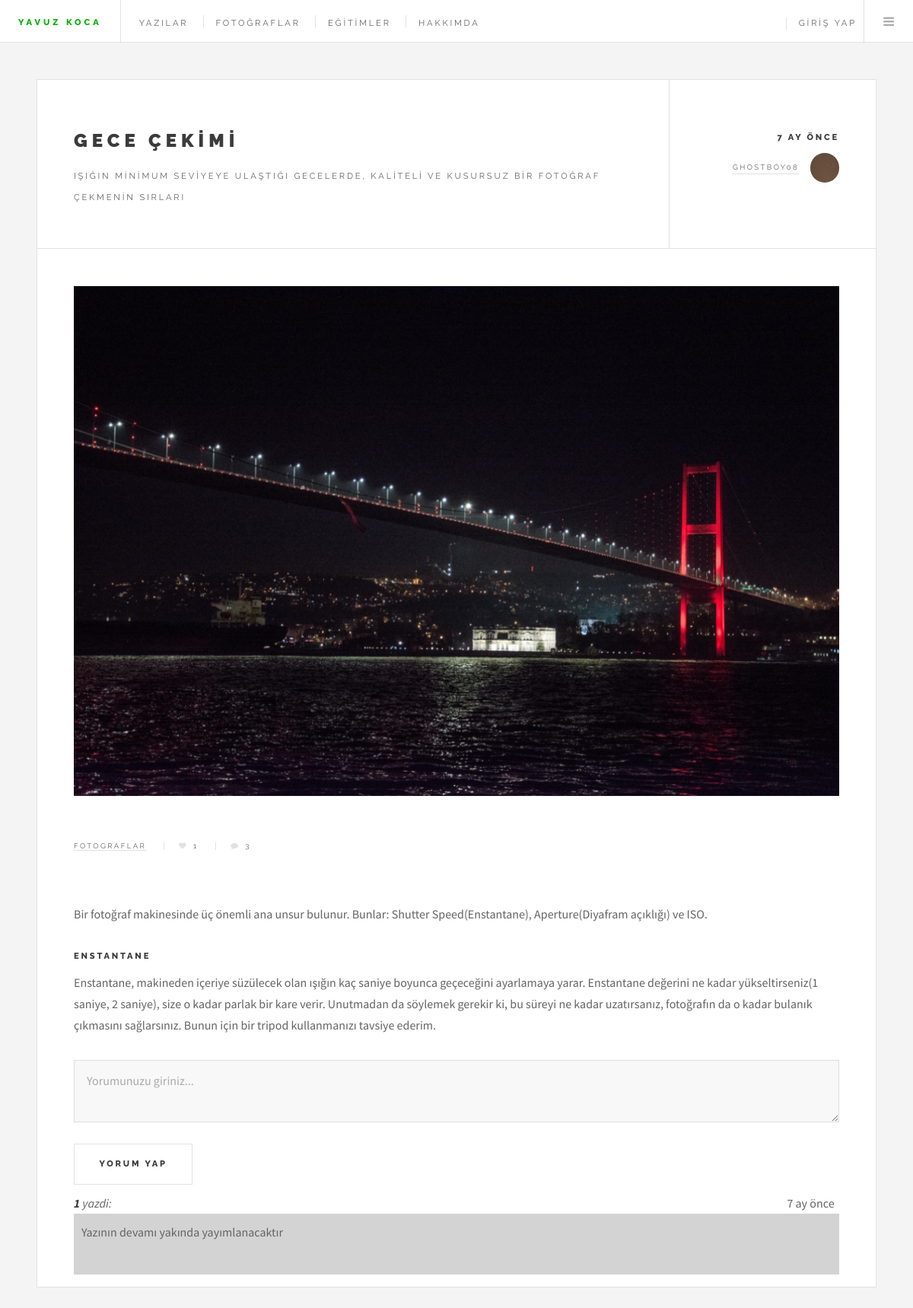
Screenshot of /oku.php?id=33 with the database file from the repository.
### tables this page shows
CREATE TABLE IF NOT EXISTS `yazilar` (
  `id` int(11) NOT NULL AUTO_INCREMENT,
  `baslik` text NOT NULL,
  `alt_baslik` text NOT NULL,
  `icerik` text NOT NULL,
  `yazan` int(11) NOT NULL,
  `tarih` timestamp NOT NULL DEFAULT CURRENT_TIMESTAMP,
  `kategori` int(20) NOT NULL,
  `resim` text,
  PRIMARY KEY (`id`)
);

CREATE TABLE IF NOT EXISTS `kullanicilar` (
  `id` int(11) NOT NULL AUTO_INCREMENT,
  `adi` varchar(45) NOT NULL,
  `sifresi` text NOT NULL,
  `profil_resmi` text NOT NULL,
  `kayit_tarihi` timestamp NOT NULL DEFAULT CURRENT_TIMESTAMP,
  `yetki_id` int(11) NOT NULL,
  PRIMARY KEY (`id`)
);

CREATE TABLE IF NOT EXISTS `kategori` (
  `id` int(11) NOT NULL AUTO_INCREMENT,
  `kategori_adi` text NOT NULL,
  PRIMARY KEY (`id`)
);

CREATE TABLE IF NOT EXISTS `like_table` (
  `id` int(11) NOT NULL AUTO_INCREMENT,
  `yazi_id` int(11) NOT NULL,
  `number` int(11) NOT NULL,
  PRIMARY KEY (`id`)
);

CREATE TABLE IF NOT EXISTS `yorumlar` (
  `id` int(11) NOT NULL AUTO_INCREMENT,
  `kullanici_adi` text NOT NULL,
  `yorum` text NOT NULL,
  `yazi_id` int(11) NOT NULL,
  `zaman` timestamp NOT NULL DEFAULT CURRENT_TIMESTAMP,
  PRIMARY KEY (`id`)
);

### oku.php (the view, shortened to what this page needs)
<?php
$id = $_GET["id"];
include_once("baglanti.php");
include_once("header.php");
$yazi_secme = mysqli_query($con,"SELECT * FROM `yazilar` WHERE `id` ='". mysqli_real_escape_string($con,$id)."'");
if(mysqli_num_rows($yazi_secme) == 0){
	header('Location: error.php');
}
else{
?>
					<div id="main">
						<?php
							while($satir = mysqli_fetch_assoc($yazi_secme)){
								if (!function_exists('yorum_ne_zaman')) {
								function yorum_ne_zaman(){
									$yorum_zamani = $GLOBALS['a'];$yil_ay = explode("-",$yorum_zamani);$new = $yil_ay[2];$gun = explode(" ",$new);
									$asd = $gun[1];$saat_dakika_saniye = explode(":",$asd);$now = date('d-m-Y');$now_gun_ay_yil = explode('-',$now);
									date_default_timezone_set('Asia/Baghdad');$saat = date("H:i:s");$now_saat_dakika_saniye = explode(':',$saat);
										$saniye_farki = $now_saat_dakika_saniye[2]-$saat_dakika_saniye[2];
										if($saniye_farki<0){
											$saniye_farki += 60;
											$now_saat_dakika_saniye[1] -= 1;
										}$dakika_farki = $now_saat_dakika_saniye[1]-$saat_dakika_saniye[1];if($dakika_farki<0){$dakika_farki += 60;$now_saat_dakika_saniye[0] -= 1;}$saat_farki = $now_saat_dakika_saniye[0]-$saat_dakika_saniye[0];
								if($saat_farki<0){$saat_farki += 12;$now_gun_ay_yil[0] -= 1;}$gun_farki = $now_gun_ay_yil[0]-$gun[0];if($gun_farki<0){$gun_farki += 30;
								$now_gun_ay_yil[1] -= 1;}$ay_farki = $now_gun_ay_yil[1]-$yil_ay[1];if($ay_farki<0){$ay_farki += 12;
								$now_gun_ay_yil[2] -= 1;}$yil_farki = $now_gun_ay_yil[2]-$yil_ay[0];if($yil_farki >= 1){echo $yil_farki." yıl önce";}
										else if($ay_farki>=1){
											echo $ay_farki." ay önce";}
										else if($gun_farki>0){
											echo $gun_farki." gün önce";}else if($saat_farki>0){echo $saat_farki." saat önce";}else if($dakika_farki>0){echo $dakika_farki." dakika önce";
								}else if($saniye_farki>0){echo $saniye_farki." saniye önce";}
								}}
								$yazar_secme = mysqli_query($con, "SELECT * FROM `kullanicilar` WHERE `id` = '".$satir["yazan"]."'");
								$yazar = mysqli_fetch_assoc($yazar_secme);
								$kategori_secme = mysqli_query($con, "SELECT * FROM `kategori` WHERE `id` = '".$satir["kategori"]."'");
								$kategori = mysqli_fetch_assoc($kategori_secme);
								$yorum_secme = mysqli_query($con,"SELECT * FROM `yorumlar` WHERE `yazi_id` ='". mysqli_real_escape_string($con,$id)."' ORDER BY `id` DESC");
								$begeni_secme = mysqli_query($con,"SELECT * FROM `like_table` WHERE `yazi_id` = '".$satir["id"]."' ");
								$begeni = mysqli_fetch_assoc($begeni_secme);
								$comments = mysqli_num_rows($yorum_secme);
								?>
								<article class="post">
									<header>
										<div class="title">
											<h2><a href="oku.php?id=<?php echo $satir['id']; ?>"><?php echo $satir["baslik"]; ?></a></h2>
											<?php if($satir["alt_baslik"]=="0"){}else{?>
											<p><?php echo $satir["alt_baslik"]; ?></p><?php }?>
										</div>
										<div class="meta">
											<time class="published" datetime="2015-11-01"><?php echo yorum_ne_zaman(); ?></time>
											<a href="javascript:;" class="author"><span class="name"><?php echo $yazar["adi"]; ?></span><img src="images/avatar.jpg" alt="" /></a>
										</div>
									</header><?php if($satir["resim"]=="0"){ } else{?>
											<a href="javascript:;" class="image featured"><img src="images/<?php  echo $satir["resim"];?>" alt="" /></a><?php } ?>
									<footer>
									<ul class="stats">
											<li><a href="javascript:;"><?php echo $kategori["kategori_adi"]; ?></a></li>
											<li><a href="javascript:;" id="like" class="icon fa-heart" ><?php echo $begeni['number'];?></a></li>
											<li><a href="#son" class="icon fa-comment"><?php echo $comments; ?></a></li>
									</ul>
									</footer>
									<p><?php echo $satir['icerik']; ?></p>
									<footer>
									<div style="width:100%;">
										<textarea name="yorum" id="yorum" placeholder="Yorumunuzu giriniz..." ></textarea><br>
										<button id="yorum_yap" class="button big" name="son"><a name="son"></a>Yorum Yap</button>
										<div id="tum_yorumlar">
										<?php
											$yorum_secme = mysqli_query($con,"SELECT * FROM `yorumlar` WHERE `yazi_id` ='". mysqli_real_escape_string($con,$id)."' ORDER BY `id` DESC");
											while($yorum_satir = mysqli_fetch_assoc($yorum_secme)){
										?>
										<div id="sona_git" class="<?php echo $yorum_satir['id']; ?>" style="margin-top:10px;" >
											<span >
											<i><strong><?php echo $yorum_satir['kullanici_adi'];?>
												</strong> yazdi:</i>
											</span><div style="float:right;"><?php yorum_ne_zaman(); ?> &nbsp;<!--<i class="fa fa-thumbs-up" id="up<?php  ?>" style="cursor:pointer;" aria-hidden="true"><?php
											$yorum_begeni = mysqli_query($con, "SELECT * FROM `yorum_like` WHERE `yorum_id` ='".$yorum_satir['id']."'");
											while($yorum_begeni_satir = mysqli_fetch_assoc($yorum_begeni)){
											?></i>&nbsp;
											<i class="fa fa-thumbs-down" id="down<?php echo $yorum_satir['id']; ?>" style="cursor:pointer; " aria-hidden="true"><?php ?></i>-->
											</div><?php }
																?>
											<div style="background-color:#D3D3D3; padding:10px; ">
												<p> <?php echo $yorum_satir['yorum'] ?>
												</p>
											</div>
										</div>
										<?php } ?>
										</div>
									</footer></div>
								<?php
							}
							?>
					</div>
	</body>
</html>
<?php }

### header.php (shortened to what this page needs)
<!DOCTYPE HTML>
<html>
	<head>
		<link rel="stylesheet" href="https://cdnjs.cloudflare.com/ajax/libs/font-awesome/4.7.0/css/font-awesome.min.css">
		<link rel="stylesheet" href="css.css" />
		<link rel="stylesheet" href="assets/css/main.css" />
	</head>
	<body>
			<div id="wrapper">
					<header id="header">
						<h1><a href="index.php">YAVUZ KOCA</a></h1>
						<nav class="links">
							<ul class='lol'>
								<li><a href="yazilar.php">Yazılar</a></li>
								<li><a href="fotograflar.php">Fotoğraflar</a></li>
                                <li><a href="egitimler.php">Eğitimler</a></li>
                                <li><a href="hakkimda.php">Hakkımda</a></li>
                                <li style='float:right; margin-top:23px; margin-right:9px;' >
								<?php
								if(isset($_SESSION['kullanici_id'])){
									if($_SESSION['user_status'] > 2){
										echo "<a href='admin/index.php'>Admin Paneli</a></li>";
									}
									echo "<li style='float:right; margin-top:16px; margin-right:5px;'><button style='margin-top:-10px;' onclick='logout()'><a href='admin/ajax/logout.php'>Çıkış Yap</a></button></li>";
									echo "<li style='float:right; margin-top:24px; margin-right:5px;' >Hoşgeldin  " . strtoupper($_SESSION['kullanici_adi']) . "! &nbsp;&nbsp;&nbsp;";
								}else {
									?>
									<ul class="actions vertical">
									<?php
										if(isset($_SESSION['kullanici_id'])){
											echo '<li onclick="logout()"><a href="admin/ajax/logout.php" class="button big fit">Çıkış Yap</a></li>';
										}
										else{
											echo '<li style="margin-top:-10px;"><a href="admin/index.php" class="buttona">Giriş Yap</a></li>';
										}
									?>
								</ul>
								<?php
								}?>
								</li>
							</ul>
						</nav>
						<nav class="main">
							<ul>
								<li class="menu">
									<a class="fa-bars" href="#menu">Menu</a>
								</li>
							</ul>
						</nav>
					</header>

### rows the page displays
yazilar: baslik "GECE ÇEKIMI", alt_baslik "IŞIĞIN MINIMUM SEVIYEYE ULAŞTIĞI GECELERDE, KALITELI VE KUSURSUZ BIR FOTOĞRAF ÇEKMENIN SIRLARI", ay_farki "7", kullanicilar.adi "GHOSTBOY08", resim (picture), kategori.kategori_adi "FOTOGRAFLAR", like_table.number "1", comments "3", icerik "Bir fotoğraf makinesinde üç önemli ana unsur bulunur. Bunlar: Shutter Speed(Enstantane), Aperture(Diyafram açıklığı) ve ISO. ENSTANTANE Enstantane, makineden içeriye süzülecek olan ışığın kaç saniye boyunca geçeceğini ayarlamaya yarar. Enstantane değerini ne kadar yükseltirseniz(1 saniye, 2 saniye), size o kadar parlak bir kare verir. Unutmadan da söylemek gerekir ki, bu süreyi ne kadar uzatırsanız, fotoğrafın da o kadar bulanık çıkmasını sağlarsınız. Bunun için bir tripod kullanmanızı tavsiye ederim."
yorumlar: kullanici_adi "1", ay_farki "7"
yorumlar: yorum "Yazının devamı yakında yayımlanacaktır"
